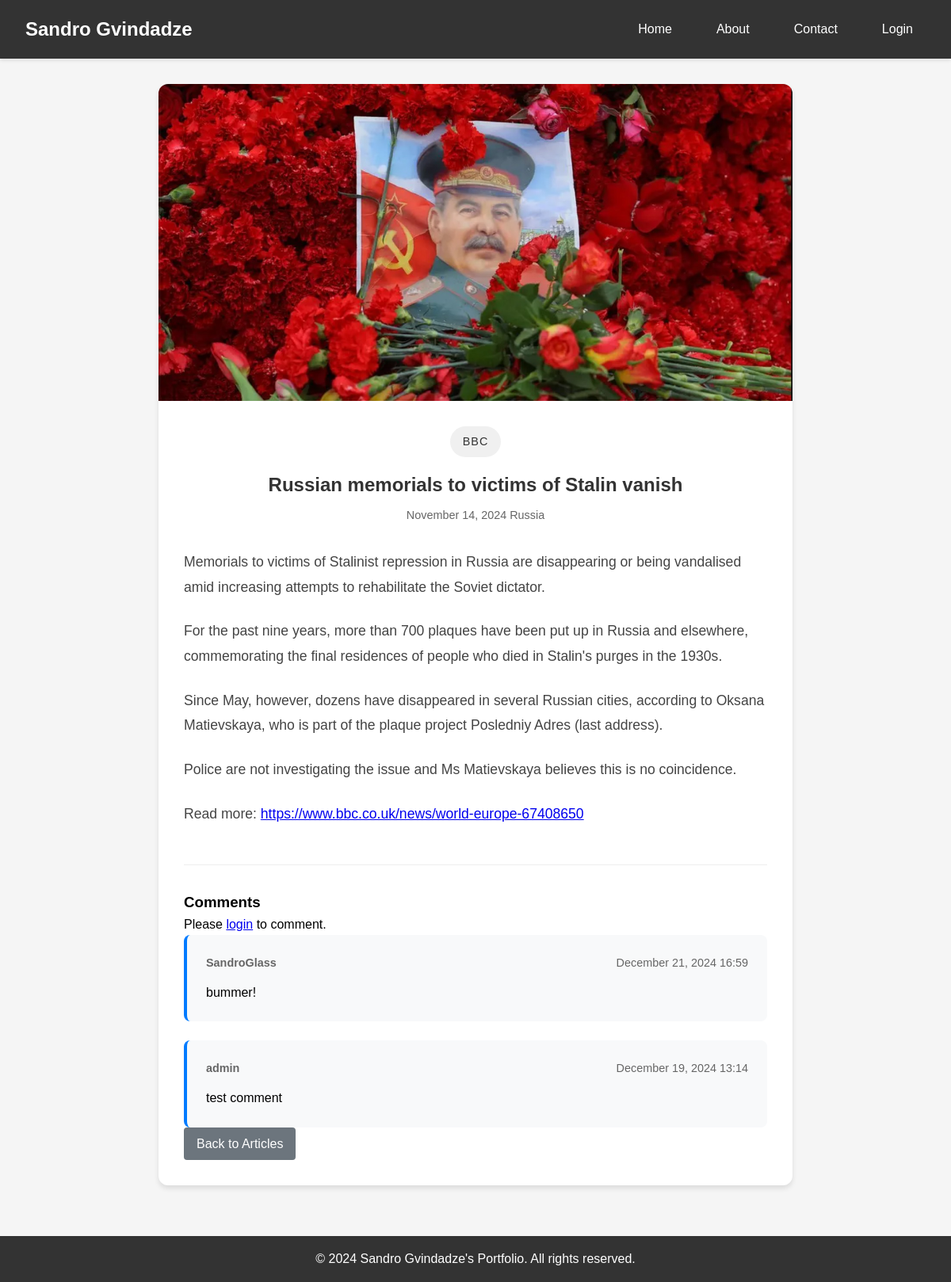
/article/7, run on the app's committed database.
### app.py (models this page shows, shortened)
class Article(db.Model):
    id = db.Column(db.Integer, primary_key=True)
    title = db.Column(db.String(200), nullable=False)
    content = db.Column(db.Text, nullable=False)
    publication = db.Column(db.String(100))
    date_published = db.Column(db.DateTime, nullable=False)
    category = db.Column(db.String(50))
    image_filename = db.Column(db.String(100))
    user_id = db.Column(db.Integer, db.ForeignKey('user.id'), nullable=False)
    comments = db.relationship('Comment', backref='article', lazy=True, cascade="all, delete-orphan")

class Comment(db.Model):
    id = db.Column(db.Integer, primary_key=True)
    content = db.Column(db.Text, nullable=False)
    created_at = db.Column(db.DateTime, default=datetime.utcnow)
    article_id = db.Column(db.Integer, db.ForeignKey('article.id'), nullable=False)
    user_id = db.Column(db.Integer, db.ForeignKey('user.id'), nullable=False)

class User(UserMixin, db.Model):
    id = db.Column(db.Integer, primary_key=True)
    username = db.Column(db.String(80), unique=True, nullable=False)
    password = db.Column(db.String(120), nullable=False)
    role = db.Column(db.String(20), default='user')
    articles = db.relationship('Article', backref='author', lazy=True)
    comments = db.relationship('Comment', backref='user', lazy=True)

### app.py (the view)
@app.route('/article/<int:id>')
def article(id):
    article = Article.query.get_or_404(id)
    return render_template('article.html', article=article)

### templates/article.html
{% extends "base.html" %}
{% block content %}
<div class="single-article">
   {% if article.image_filename %}
   <div class="article-hero">
       <img src="{{ url_for('static', filename='article_images/' + article.image_filename) }}" alt="{{ article.title }}">
   </div>
   {% endif %}
   <div class="article-container">
       <div class="article-header">
           <div class="article-source">{{ article.publication }}</div>
           <h1 class="article-title">{{ article.title }}</h1>
           <div class="article-meta">
               <span class="date">{{ article.date_published.strftime('%B %d, %Y') }}</span>
               {% if article.category %}
               <span class="category">{{ article.category }}</span>
               {% endif %}
           </div>
       </div>
       <div class="article-body">
        {% for paragraph in article.content.split('[PARA]') %}
            <p>
                {% set words = paragraph.split() %}
                {% for word in words %}
                    {% if word.startswith('http://') or word.startswith('https://') %}
                        <a href="{{ word }}" target="_blank">{{ word }}</a>
                    {% else %}
                        {{ word }}
                    {% endif %}
                {% endfor %}
            </p>
        {% endfor %}
    </div>
       <div class="comments-section">
           <h3>Comments</h3>
           {% if current_user.is_authenticated %}
           <form method="POST" action="{{ url_for('add_comment', id=article.id) }}" class="comment-form">
               <div class="form-group">
                   <textarea name="content" required placeholder="Add a comment..."></textarea>
               </div>
               <button type="submit" class="btn btn-primary">Post Comment</button>
           </form>
           {% else %}
           <p>Please <a href="{{ url_for('login') }}">login</a> to comment.</p>
           {% endif %}
           <div class="comments-list">
               {% for comment in article.comments|sort(attribute='created_at', reverse=true) %}
               <div class="comment">
                   <div class="comment-meta">
                       <strong>{{ comment.user.username }}</strong>
                       <span>{{ comment.created_at.strftime('%B %d, %Y %H:%M') }}</span>
                   </div>
                   <div class="comment-content">
                       {{ comment.content }}
                   </div>
               </div>
               {% else %}
               <p class="no-comments">Be the first to say something!</p>
               {% endfor %}
           </div>
       </div>
       {% if current_user.is_authenticated and article.user_id == current_user.id %}
       <div class="article-actions">
           <a href="{{ url_for('edit_article', id=article.id) }}" class="btn btn-edit">Edit Article</a>
           <a href="{{ url_for('home') }}" class="btn btn-back">Back to Articles</a>
       </div>
       {% else %}
       <div class="article-actions">
           <a href="{{ url_for('home') }}" class="btn btn-back">Back to Articles</a>
       </div>
       {% endif %}
   </div>
</div>
{% endblock %}

### static/test.css (style rules this page uses)
* { margin: 0; padding: 0; box-sizing: border-box; }
body { font-family: Arial, sans-serif; line-height: 1.6; min-height: 100vh; display: flex; flex-direction: column; background-color: #f5f5f5; }
.btn { padding: 0.5rem 1rem; border: none; border-radius: 4px; cursor: pointer; font-size: 1rem; transition: background-color 0.3s; text-decoration: none; display: inline-block; }
.btn-back { background-color: #6c757d; color: white; }
.article-title { font-size: 1.5rem; color: #333; margin-bottom: 0.5rem; }
.article-meta { color: #666; font-size: 0.9rem; margin-bottom: 1rem; }
.single-article { background: white; border-radius: 12px; overflow: hidden; box-shadow: 0 4px 6px rgba(0, 0, 0, 0.1); margin-bottom: 2rem; }
.article-hero { width: 100%; height: 400px; position: relative; overflow: hidden; }
.article-container { max-width: 800px; margin: 0 auto; padding: 2rem; }
.article-header { margin-bottom: 2rem; text-align: center; }
.article-source { display: inline-block; background: #f0f0f0; color: #333; padding: 0.5rem 1rem; border-radius: 20px; font-size: 0.9rem; margin-bottom: 1rem; text-transform: uppercase; letter-spacing: 1px; }
.comments-section { margin-top: 3rem; padding-top: 2rem; border-top: 1px solid #eee; }
.comments-list { display: flex; flex-direction: column; gap: 1.5rem; }
.comment { background: #f8f9fa; padding: 1.5rem; border-radius: 8px; border-left: 4px solid #007bff; }
.comment-meta { display: flex; justify-content: space-between; margin-bottom: 0.8rem; color: #666; font-size: 0.9rem; }
.article-hero img { width: 100%; height: 100%; object-fit: cover; object-position: center; }
.article-body { font-size: 1.1rem; line-height: 1.8; color: #444; }
.article-body p { margin-bottom: 1.5rem; }
.article-body p:last-child { margin-bottom: 0; }

### data on the page
Article: image_filename (picture), publication "BBC", title "Russian memorials to victims of Stalin vanish", date_published "November 14, 2024", category "Russia"
Comment: user.username "SandroGlass", created_at "December 21, 2024 16:59", content "bummer!"
Comment: user.username "admin", created_at "December 19, 2024 13:14", content "test comment"

### other printed values
{{ word }} "Memorials" "to" "victims" "of" "Stalinist" "repression" "in" "Russia" "are" "disappearing" "or" "being" "vandalised" "amid" "increasing" "attempts" "to" "rehabilitate" "the" "Soviet" "dictator." "For" "the" "past" "nine" "years," "more" "than" "700" "plaques" "have" "been" "put" "up" "in" "Russia" "and" "elsewhere," "commemorating" "the" "final" "residences" "of" "people" "who" "died" "in" "Stalin's" "purges" "in" "the" "1930s." "Since" "May," "however," "dozens" "have" "disappeared" "in" "several" "Russian" "cities," "according" "to" "Oksana" "Matievskaya," "who" "is" "part" "of" "the" "plaque" "project" "Posledniy" "Adres" "(last" "address)." "Police" "are" "not" "investigating" "the" "issue" "and" "Ms" "Matievskaya" "believes" "this" "is" "no" "coincidence." "Read" "more:"
{{ word }} "https://www.bbc.co.uk/news/world-europe-67408650"
